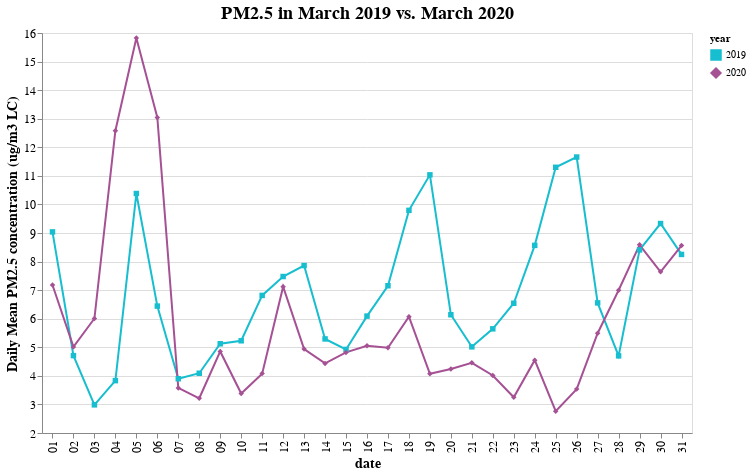

Express this chart as Vega-Lite.
### Vega-Lite specification from a JSON file in a GitHub repository (floating-point values rounded to 4 significant figures; data arrays with more than 128 entries replaced by an {"elided": "..."} marker saying what was removed)
{"config": {"view": {"continuousWidth": 400, "continuousHeight": 300}, "axis": {"labelFontSize": 12, "titleFontSize": 14}, "title": {"anchor": "middle", "fontSize": 18}}, "data": {"name": "data-8a08e1b0459ff7c6cbc67b773fda19a8"}, "mark": {"type": "line", "point": true}, "encoding": {"color": {"type": "nominal", "field": "year", "scale": {"domain": ["2019", "2020"], "range": ["#17becf", "#a55194"]}}, "shape": {"type": "nominal", "field": "year", "scale": {"range": ["square", "diamond"]}}, "tooltip": {"type": "quantitative", "field": "num"}, "x": {"type": "ordinal", "field": "date"}, "y": {"type": "quantitative", "axis": {"title": "Daily Mean PM2.5 concentration (ug/m3 LC)"}, "field": "num", "scale": {"zero": false}}}, "height": 400, "title": "PM2.5 in March 2019 vs. March 2020", "transform": [{"aggregate": [{"op": "mean", "field": "Daily Mean PM2.5 Concentration", "as": "num"}], "groupby": ["date", "month", "year"]}], "width": 650, "$schema": "https://vega.github.io/schema/vega-lite/v4.8.1.json", "datasets": {"data-8a08e1b0459ff7c6cbc67b773fda19a8": {"elided": "990 records"}}}
